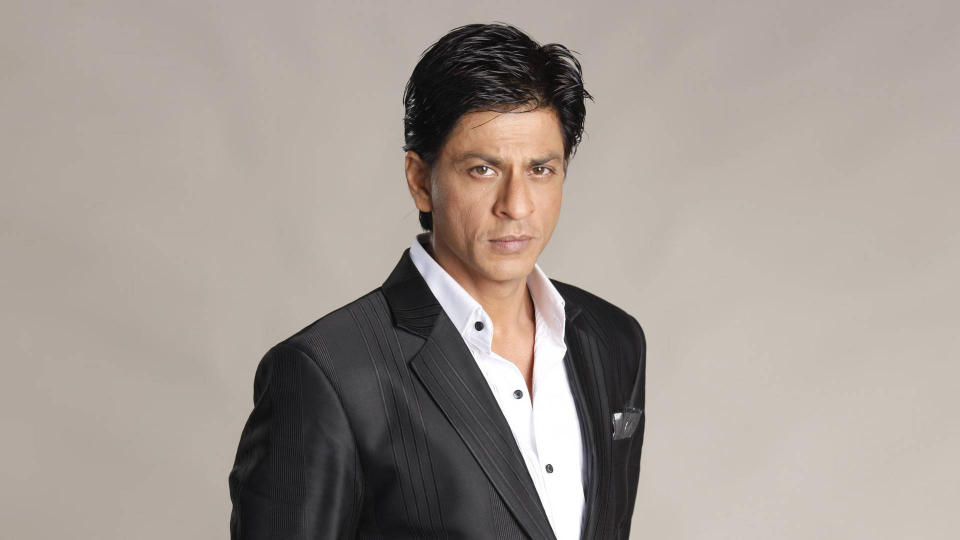
#> input picture Open CV/Tasks/Resources/SRK.jpg, 1920 x 1080 px, found by its file name (shown at 1/2 size)
$ jupyter execute 'T22 (image cropping using slicing).ipynb'
#> lines starting #> are read from the running program, lines starting #| are printed output that depends on the picture
[cell 1]
import cv2
image = cv2.imread(r"C:\Users\neupa\Libraries-Workshops\Open CV\Tasks\Resources\SRK.jpg")
#> image is the input picture: shape (1080, 1920, 3); mean B, G, R 146.6, 153.7, 163.2
image = cv2.resize(image,(800,600))
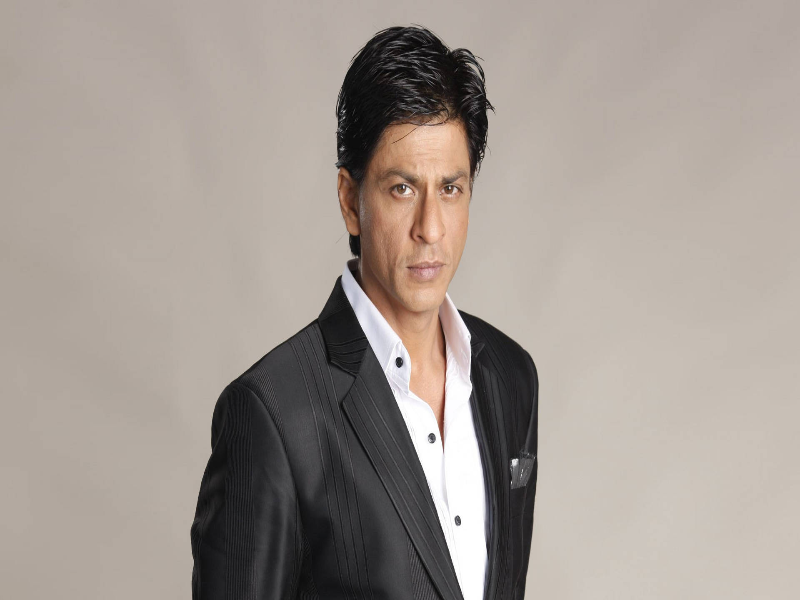
#> image: shape (600, 800, 3); mean B, G, R 146.5, 153.7, 163.1
# image[y1:y2, x1:x2]

crop_image = image[100:210, 320:480
    ]
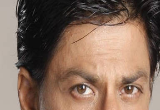
#> crop_image: shape (110, 160, 3); mean B, G, R 91.8, 107.2, 132.4
cv2.imshow("window1",crop_image)
cv2.waitKey(0)
cv2.destroyAllWindows()
